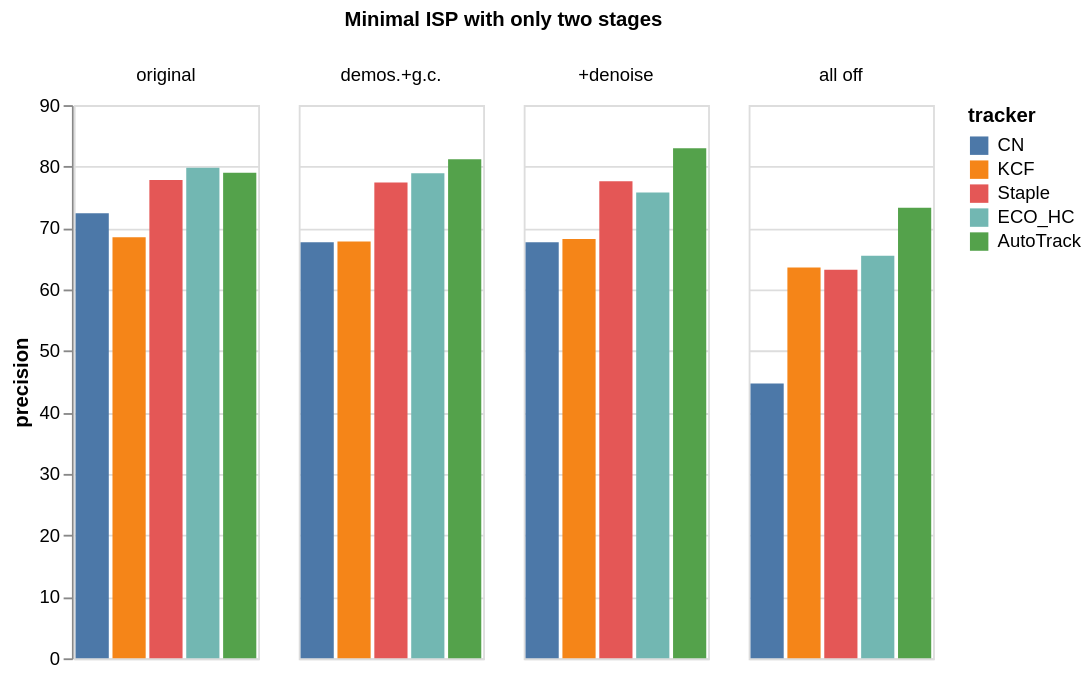

Write a Vega-Lite specification for this figure.
### Vega-Lite specification from a JSON file in a GitHub repository (floating-point values rounded to 4 significant figures)
{"$schema": "https://vega.github.io/schema/vega-lite/v5.json", "data": {"values": [{"stage": "original", "tracker": "CN", "precision": 72.4, "AUC": 44.2}, {"stage": "original", "tracker": "KCF", "precision": 68.5, "AUC": 41.3}, {"stage": "original", "tracker": "Staple", "precision": 77.8, "AUC": 56.2}, {"stage": "original", "tracker": "ECO_HC", "precision": 79.8, "AUC": 57.5}, {"stage": "original", "tracker": "AutoTrack", "precision": 79, "AUC": 57.4}, {"stage": "demos.+g.c.", "tracker": "CN", "precision": 67.7, "AUC": 41.9}, {"stage": "demos.+g.c.", "tracker": "KCF", "precision": 67.8, "AUC": 40.7}, {"stage": "demos.+g.c.", "tracker": "Staple", "precision": 77.4, "AUC": 56.4}, {"stage": "demos.+g.c.", "tracker": "ECO_HC", "precision": 78.9, "AUC": 59}, {"stage": "demos.+g.c.", "tracker": "AutoTrack", "precision": 81.2, "AUC": 58.5}, {"stage": "+denoise", "tracker": "CN", "precision": 67.7, "AUC": 42}, {"stage": "+denoise", "tracker": "KCF", "precision": 68.2, "AUC": 41}, {"stage": "+denoise", "tracker": "Staple", "precision": 77.6, "AUC": 56.8}, {"stage": "+denoise", "tracker": "ECO_HC", "precision": 75.8, "AUC": 56.8}, {"stage": "+denoise", "tracker": "AutoTrack", "precision": 83, "AUC": 59.4}, {"stage": "all off", "tracker": "CN", "precision": 44.7, "AUC": 25.3}, {"stage": "all off", "tracker": "KCF", "precision": 63.6, "AUC": 38.6}, {"stage": "all off", "tracker": "Staple", "precision": 63.2, "AUC": 40.6}, {"stage": "all off", "tracker": "ECO_HC", "precision": 65.5, "AUC": 45.7}, {"stage": "all off", "tracker": "AutoTrack", "precision": 73.3, "AUC": 50.4}]}, "mark": "bar", "encoding": {"x": {"field": "tracker", "type": "nominal", "sort": ["CN", "KCF", "Staple", "ECO_HC", "AutoTrack"], "axis": null}, "y": {"field": "precision", "type": "quantitative"}, "color": {"field": "tracker", "sort": ["CN", "KCF", "Staple", "ECO_HC", "AutoTrack"], "type": "nominal"}, "column": {"field": "stage", "sort": ["original", "demos.+g.c.", "+denoise", "all off"], "title": "Minimal ISP with only two stages"}}}
